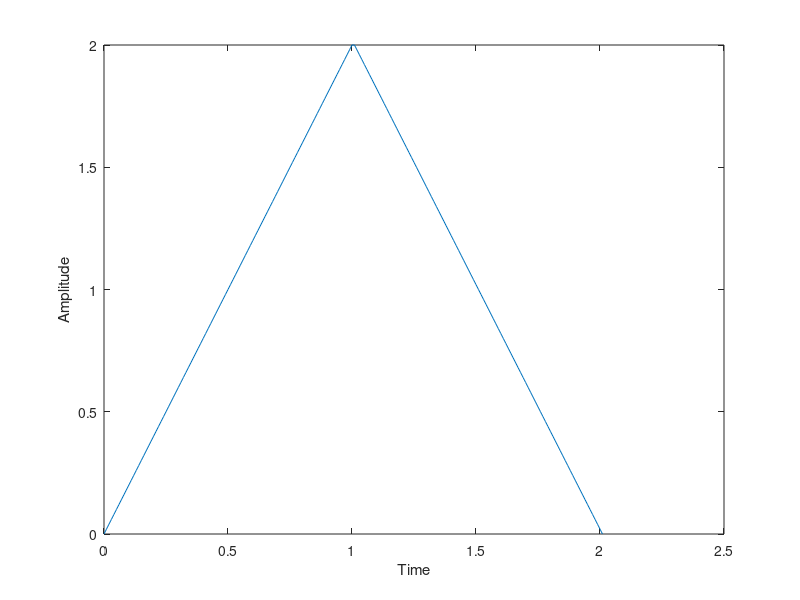

Recreate this plot in MATLAB. (Note: this script raises an error after producing the figure.)
t = 0:0.01:1;
x = 2*t;
x = [x fliplr(x)];
tnew = [t t+1.01];
plot(tnew,x); xlabel('Time');
ylabel('Amplitude');

s = slewrate(x,100)



t = 0:0.01:1;
x = 1/2*t;
x = [x fliplr(x)];
tnew = [t t+1.01];
plot(tnew,x);  xlabel('Time');
ylabel('Amplitude');

s = slewrate(x,100)


t = 0:0.01:1;
x = 2*t;
t1 = 1:0.01:5;
x1 = -1/2*(t1-1)+2;
y = [x x1];
tnew = [t t1];
plot(tnew,y);  xlabel('Time');
ylabel('Amplitude');

s = slewrate(y,100)
